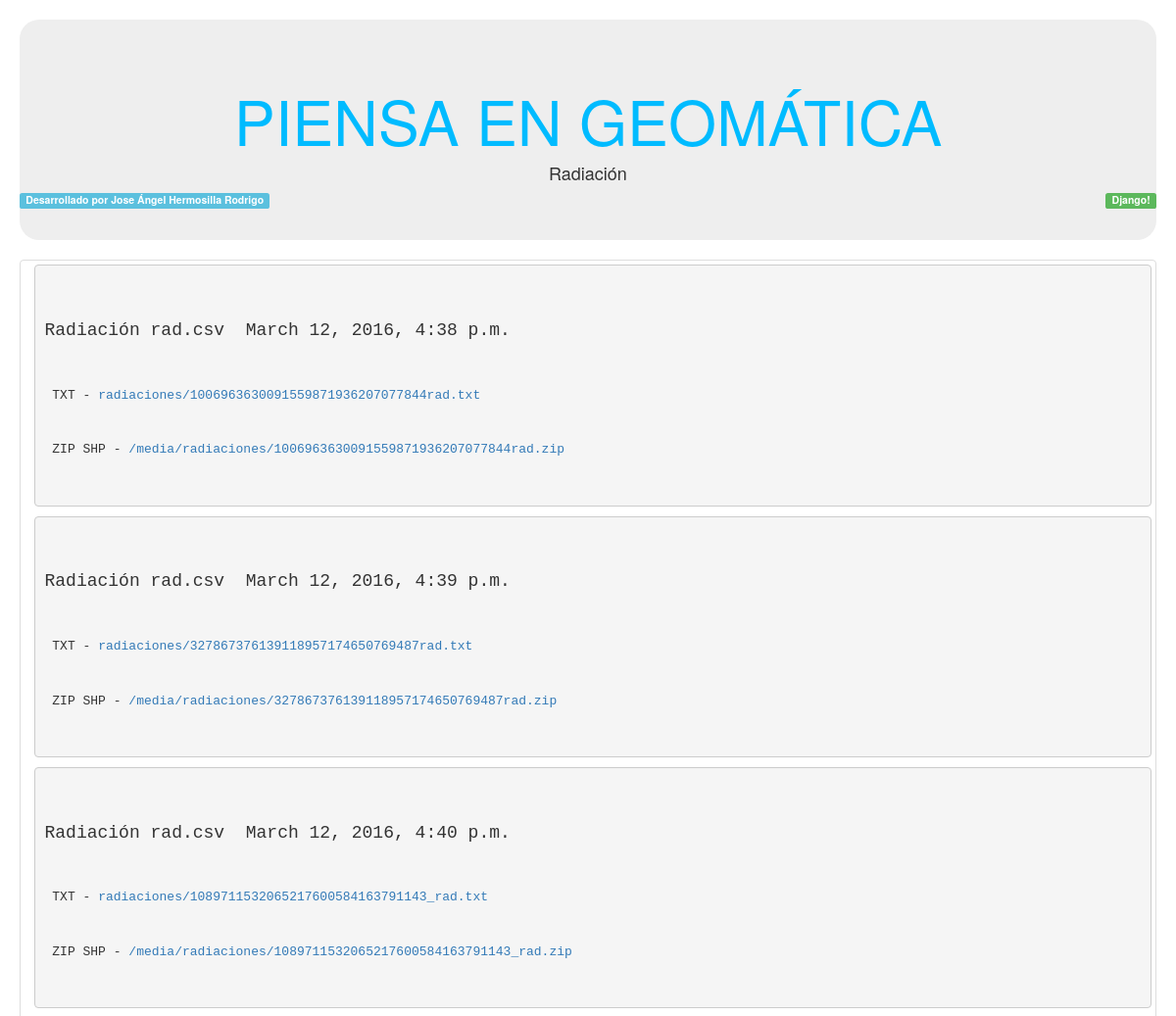
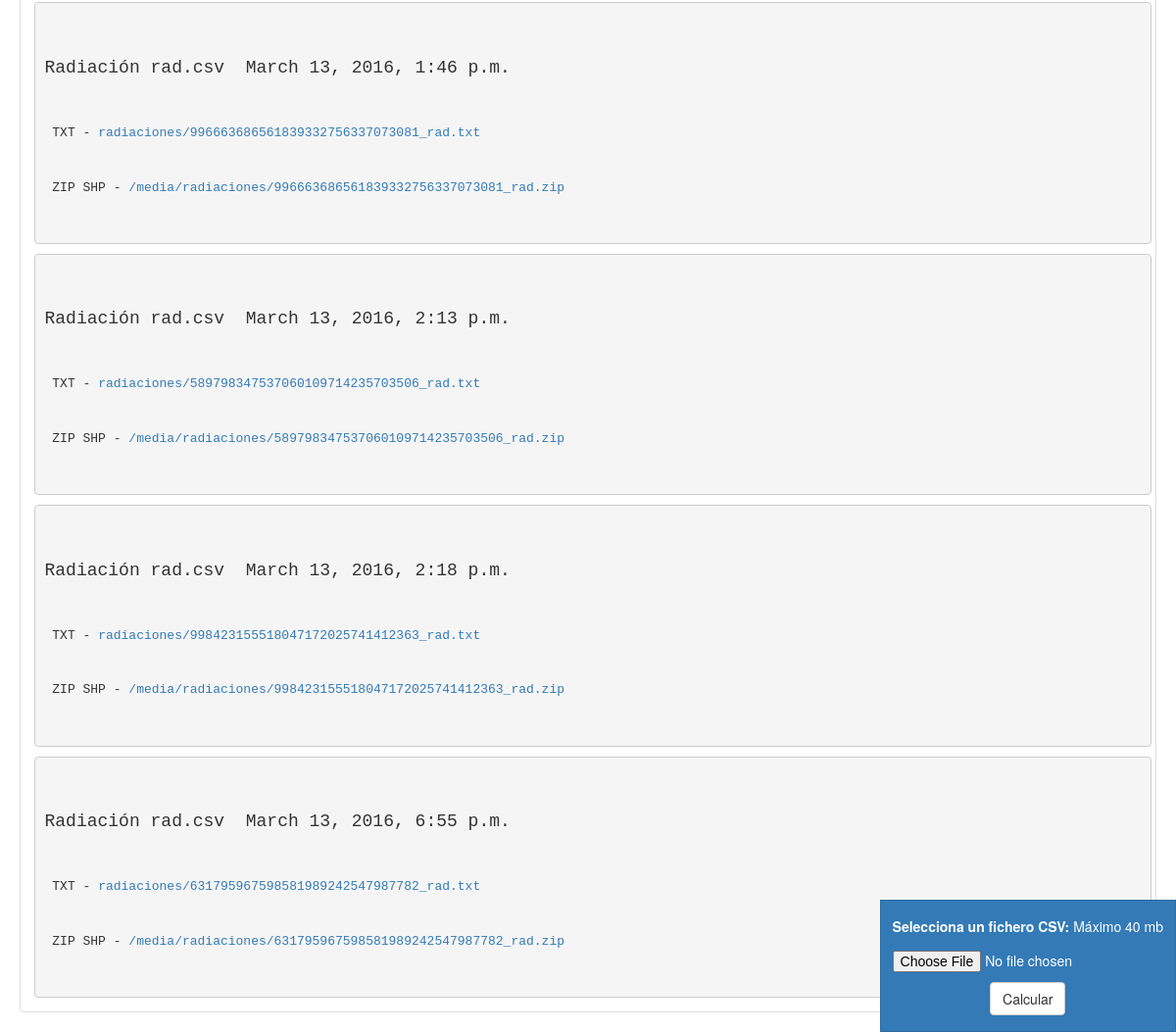
/radiacion/, run on the app's committed database (2 pictures, top to bottom).
### radiacion/models.py (models this page shows)
class Document(models.Model):
	docfile = models.FileField(upload_to='radiaciones')
	shp = models.TextField()
	nombre_original = models.TextField()
	fecha = models.DateTimeField(default=datetime.now, blank=True)

### radiacion/views.py (the view)
# urls.py: url(r'^radiacion/$', 'radiacion', name='rad'),
def radiacion(request):
    def parseCSV(csv, name):
        indexEstaciones = -1
        indexReferencias = -1
        indexObservaciones = -1
        for index, linea in enumerate(csv):
            if 'ESTACIONES' in linea.decode('utf-8'):
                if indexEstaciones != -1:
                    indexEstaciones = -1
                    break
                indexEstaciones = index
            if 'REFERENCIAS' in linea.decode('utf-8'):
                if indexReferencias != -1:
                    indexReferencias = -1
                    break
                indexReferencias = index
            if 'OBSERVACIONES' in linea.decode('utf-8'):
                if indexObservaciones != -1:
                    indexObservaciones = -1
                    break
                indexObservaciones = index
        if indexObservaciones == -1 or indexEstaciones == -1 or indexReferencias == -1:
            return []
        indices = [indexEstaciones, indexReferencias, indexObservaciones]
        indices.sort()
        print(indices)
        try:
            indexEstaciones = [indexEstaciones + 1, indices[indices.index(indexEstaciones) + 1]]
        except:
            if indices.index(indexEstaciones) == len(indices) -1:
                indexEstaciones = [indexEstaciones + 1, len(csv)]
        try:
            indexReferencias = [indexReferencias + 1, indices[indices.index(indexReferencias) + 1]]
        except:
            if indices.index(indexReferencias) == len(indices) -1:
                indexReferencias = [indexReferencias + 1, len(csv)]
        try:
            indexObservaciones = [indexObservaciones + 1, indices[indices.index(indexObservaciones) + 1]]
        except:
            if indices.index(indexObservaciones) == len(indices) -1:
                indexObservaciones = [indexObservaciones + 1, len(csv)]
        estaciones = csv[indexEstaciones[0] : indexEstaciones[1]]
        referencias = csv[indexReferencias[0] : indexReferencias[1]]
        observaciones = csv[indexObservaciones[0] : indexObservaciones[1]]
        print(indexEstaciones, indexReferencias, indexObservaciones)
        print(settings.UPLOAD_DIR + name.split('.')[0] + '.shp')
        shpWriter = SHPWriter.SHPWriter(settings.UPLOAD_DIR + name.split('.')[0] + '.shp')
        f = open(settings.UPLOAD_DIR + name.split('.')[0] + '.txt', 'w+')
        for index__, est in enumerate(estaciones):
            print('estacion')
            hayReferencia = False
            est = est.decode('utf-8').strip().split(',')
            est = tuple([x for x in est if x])
            print (est)
            try:
                id_est, i_est, x_est, y_est, z_est  = est
                f.write('ESTACIÓN ' + id_est + '\n')
                f.write('---------------------------------' + '\n')
            except:
                return ''
            p_est = Punto3D.Punto3D(float(x_est), float(y_est), float(z_est))
            shpWriter.addPunto(p_est, id_est)
            radiacion = Radiacion3D.Radiacion3D(p_est, 0, Angulo.Angulo(0, formato='centesimal'), Angulo.Angulo(0, formato='centesimal'))
            des_media = []
            azimut = Azimut.Azimut()
            azimut.setPuntoInicial(p_est)
            for index,ref in enumerate(referencias):
                ref = ref.decode('utf-8').strip().split(',')
                ref = tuple([x for x in ref if x])
                try:
                    id_ref, id_est_ref, x_ref, y_ref, lh_ref_ = ref
                except:
                    return []
                if id_est != id_est_ref and index != len(referencias) - 1:
                    continue
                elif id_est == id_est_ref:
                    hayReferencia = True
                    p_ref = Punto2D.Punto2D(float(x_ref), float(y_ref))
                    shpWriter.addPunto(p_ref, id_ref)
                    azimut.setPuntoFinal(p_ref)
                    lh_ref = Angulo.Angulo(float(lh_ref_), formato = 'centesimal')
                    lh_cent = Angulo.Angulo(float(lh_ref_), formato = 'centesimal')
                    lh_ref.Convertir('radian')
                    azi_cent = Angulo.Angulo(float(azimut.getAzimut()), formato = 'radian')
                    azi_cent.Convertir('centesimal')
                    deso = azimut.getAzimut() - lh_ref.getAngulo()
                    deso_cent = Angulo.Angulo(float(deso), formato = 'radian')
                    deso_cent.Convertir('centesimal')
                    des_media.append(deso)
                if index == len(referencias) - 1:
                    if not hayReferencia:
                        return ''
                    des_media = sum(des_media) / float(len(des_media))
                    des_media_centesimal = Angulo.Angulo(des_media, formato='radian')
                    des_media_centesimal.Convertir('centesimal')
                    f.write('DESORIENTACIÓN MEDIA : ' + str(des_media_centesimal.getAngulo()) + '\n')
                    f.write('----------------------------------' + '\n')
                    f.write('RESULTADOS : ' + '\n')
                    f.write('----------------------------------' + '\n')
                    f.write('ID_PUNTO         X           Y           Z' + '\n')
                    f.write('---------------------------------------------------' + '\n')
                    print(des_media)
                    hayObsrvaciones = False
                    for index_, obs in enumerate(observaciones):
                        obs = obs.decode('utf-8').strip().split(',')
                        obs = tuple([x for x in obs if x])
                        print('observacion')
                        print(obs)
                        try:
                            id_est_obs, id_obs, lh, lv, dg, m = obs
                        except:
                            return ''
                        if id_est_obs != id_est and index != len(observaciones) - 1:
                            continue
                        elif id_est_obs == id_est:
                            lh = Angulo.Angulo(float(lh), formato = 'centesimal')
                            lh.Convertir('radian')
                            az = Angulo.Angulo(lh.getAngulo() + des_media, formato = 'radian')
                            az.Convertir('centesimal')
                            hayObsrvaciones = True
                            radiacion.setDistancia(float(dg))
                            radiacion.setAzimut(az)
                            radiacion.setAnguloVertical(Angulo.Angulo(float(lv), formato = 'centesimal'))
                            radiacion.setAlturaInstrumento(float(i_est))
                            radiacion.setAlturaMira(float(m))
                            p3 = radiacion.Radiacion3D()
                            shpWriter.addPunto(p3, id_obs)
                            f.write(id_obs + '    ' + str(p3.getX()) + ' ; ' + str(p3.getY()) + ' ; ' + str(p3.getZ()) + '\n')
                            print('SOL RADIACION')
                            print(str(p3.getX()) + ' ; ' + str(p3.getY()) + ' ; ' + str(p3.getZ()))
                        if index_ == len(observaciones) - 1 and index__ == len(estaciones) - 1:
                            if hayObsrvaciones:
                                a = shpWriter.save()
                                archivos_shp = [a.split('.')[0] + '.shp', a.split('.')[0] + '.dbf', a.split('.')[0] + '.shx']
                                zip = zipfile.ZipFile(settings.UPLOAD_DIR + name.split('.')[0] + '.zip', 'w', zipfile.ZIP_DEFLATED)
                                for fich in archivos_shp:
                                    zip.write(settings.UPLOAD_DIR + path.basename(fich), path.basename(fich), compress_type=zipfile.ZIP_DEFLATED)
                                    os.remove(settings.UPLOAD_DIR + path.basename(fich))
                                zip.close()
                                os.remove(settings.UPLOAD_DIR + path.basename(fich).split('.')[0] + '.txt')
                                print('SHP')
                                print(a)
                                return (File(f), '/media/radiaciones/' + name.split('.')[0] + '.zip')
                            else:
                                return ''
    if request.method == 'POST':
        form = DocumentForm(request.POST, request.FILES)
        if form.is_valid():
            documents = Document.objects.all()
            f_ = File(request.FILES['docfile'])
            ext = path.splitext(f_.name)
            ext = ext[len(ext) - 1]
            if '.csv' != ext:
                print(ext)
                return render_to_response(
                    'radiacion/radiacion.html',
                    {'form': form, 'error' : 'El fichero debe de tener formato CSV', 'documents' : documents},
                    context_instance=RequestContext(request)
                )
            f_.open(mode='r')
            contenido = f_.readlines()
            nombre_random = str(random.getrandbits(100)) + '_' + f_.name
            print(nombre_random)
            resultado = parseCSV(contenido, nombre_random)
            if resultado:
                print('resultado')
                print(resultado)
                result_file, result_shp = resultado
                solucion_files = Document(docfile = result_file, shp = result_shp, nombre_original = f_.name)
                solucion_files.save()
                pass
    else:
        form = DocumentForm() # A empty, unbound form
    documents = Document.objects.all()
    return render_to_response(
        'radiacion/radiacion.html',
        {'documents': documents, 'form': form},
        context_instance=RequestContext(request)
    )

### radiacion/forms.py
class DocumentForm(forms.Form):
    docfile = forms.FileField(
        label='Selecciona un fichero CSV',
        help_text='Máximo 40 mb'
    )

### radiacion/templates/radiacion/radiacion.html (shortened to what this page needs)
<!DOCTYPE html>
<html>
    <head>
        <link rel="stylesheet" href="https://maxcdn.bootstrapcdn.com/bootstrap/3.3.6/css/bootstrap.min.css">
    </head>
    <body style="overflow-y: scroll">
    <div class="jumbotron" style="text-align: center; margin: 20px; border-radius: 20px;">
        <h1 style="color: #00bbff">PIENSA EN GEOMÁTICA</h1>
        <h4>Radiación</h4>
        <span class="label label-info pull-left" style="position: relative; bottom: 0px;">Desarrollado por Jose Ángel Hermosilla Rodrigo</span>
        <span class="label label-success pull-right" style="position: relative; bottom: 0px;">Django!</span>
    </div>
    <label class="btn btn-primary" for="form" style="position: fixed; right: 0px; bottom: 0px; border-radius: 0px">
        <form action="{% url 'rad' %}" method="post" enctype="multipart/form-data">
            <p>{{ form.docfile.label_tag }} {{ form.docfile.help_text }}</p>
            <p>
                {{ form.docfile }}
            </p>
            <p><input class="btn btn-default" type="submit" value="Calcular"/></p>
        </form>
    </label>
    <div class="thumbnail" style="margin: 20px;">
        {% if documents %}
            <ul style="padding-left: 0px; margin-left: 10px;">
            {% for document in documents %}
                <pre><code>
                    <h4>Radiación {{document.nombre_original }}  {{ document.fecha }} </h4>
                    <li> TXT - <a href="{{ document.docfile.url }}">{{ document.docfile.name }}</a></li>
                    <li> ZIP SHP - <a href="{{ document.shp }}">{{ document.shp }}</a></li>
                </code></pre>
            {% endfor %}
            </ul>
        {% else %}
            <p>No hay radiaciones</p>
        {% endif %}
    </div>
    </body>
</html>

### data on the page
Document: nombre_original "rad.csv", fecha "March 12, 2016, 4:38 p.m.", docfile.name "radiaciones/1006963630091559871936207077844rad.txt", shp "/media/radiaciones/1006963630091559871936207077844rad.zip"
Document: nombre_original "rad.csv", fecha "March 12, 2016, 4:39 p.m.", docfile.name "radiaciones/327867376139118957174650769487rad.txt", shp "/media/radiaciones/327867376139118957174650769487rad.zip"
Document: nombre_original "rad.csv", fecha "March 12, 2016, 4:40 p.m.", docfile.name "radiaciones/1089711532065217600584163791143_rad.txt", shp "/media/radiaciones/1089711532065217600584163791143_rad.zip"
Document: nombre_original "rad.csv", fecha "March 13, 2016, 1:46 p.m.", docfile.name "radiaciones/996663686561839332756337073081_rad.txt", shp "/media/radiaciones/996663686561839332756337073081_rad.zip"
Document: nombre_original "rad.csv", fecha "March 13, 2016, 2:13 p.m.", docfile.name "radiaciones/589798347537060109714235703506_rad.txt", shp "/media/radiaciones/589798347537060109714235703506_rad.zip"
Document: nombre_original "rad.csv", fecha "March 13, 2016, 2:18 p.m.", docfile.name "radiaciones/998423155518047172025741412363_rad.txt", shp "/media/radiaciones/998423155518047172025741412363_rad.zip"
Document: nombre_original "rad.csv", fecha "March 13, 2016, 6:55 p.m.", docfile.name "radiaciones/631795967598581989242547987782_rad.txt", shp "/media/radiaciones/631795967598581989242547987782_rad.zip"
